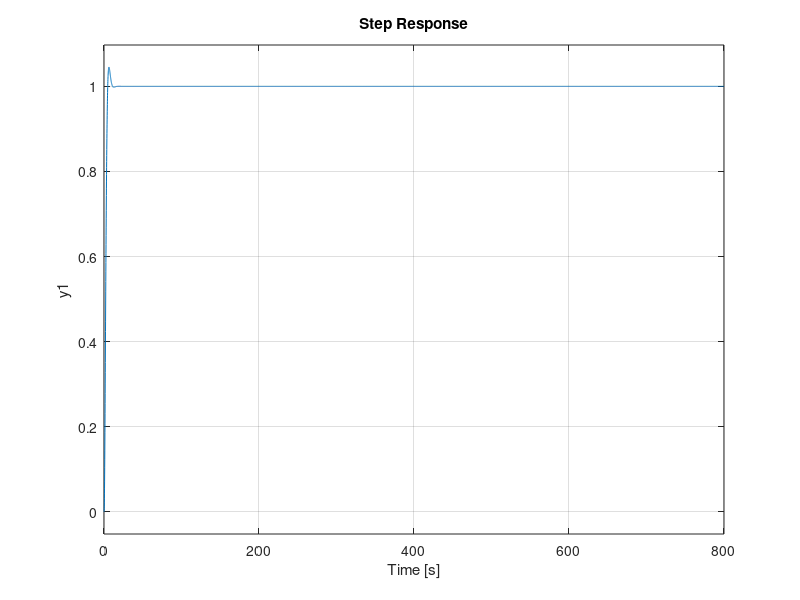
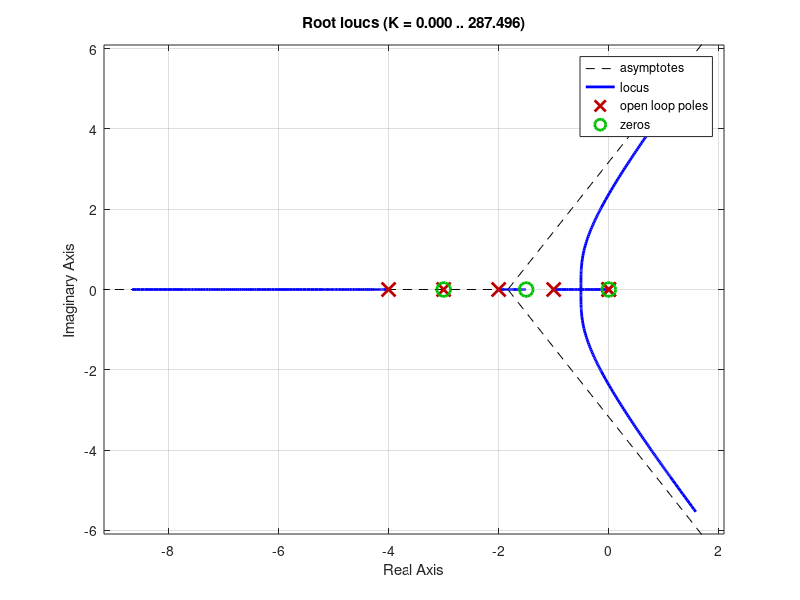

The MATLAB script that drew these images, in order:
s = tf('s');
T = (s+3)/(s*(s+1)*(s+2)*(s+3))
Kle = 2.5*((s+1.5)/(s+4));
kla = (s+0.000106)/(s+0.00001);
sys_cl = feedback(Kle*kla*T,1);
figure()
step(sys_cl)
figure()
rlocus(Kle*kla*T/2.5)
